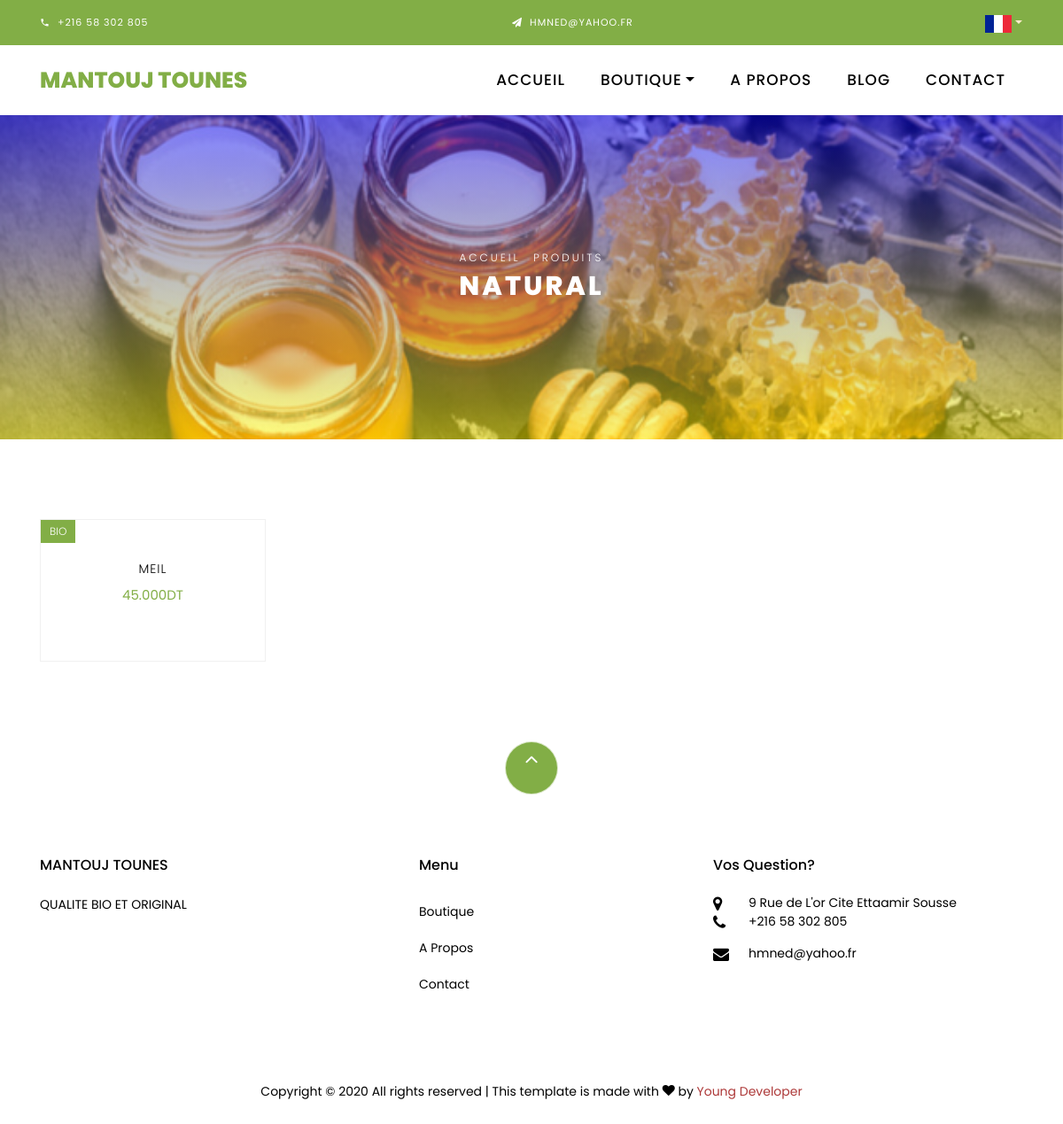
The app's page /fr/shop, older data.
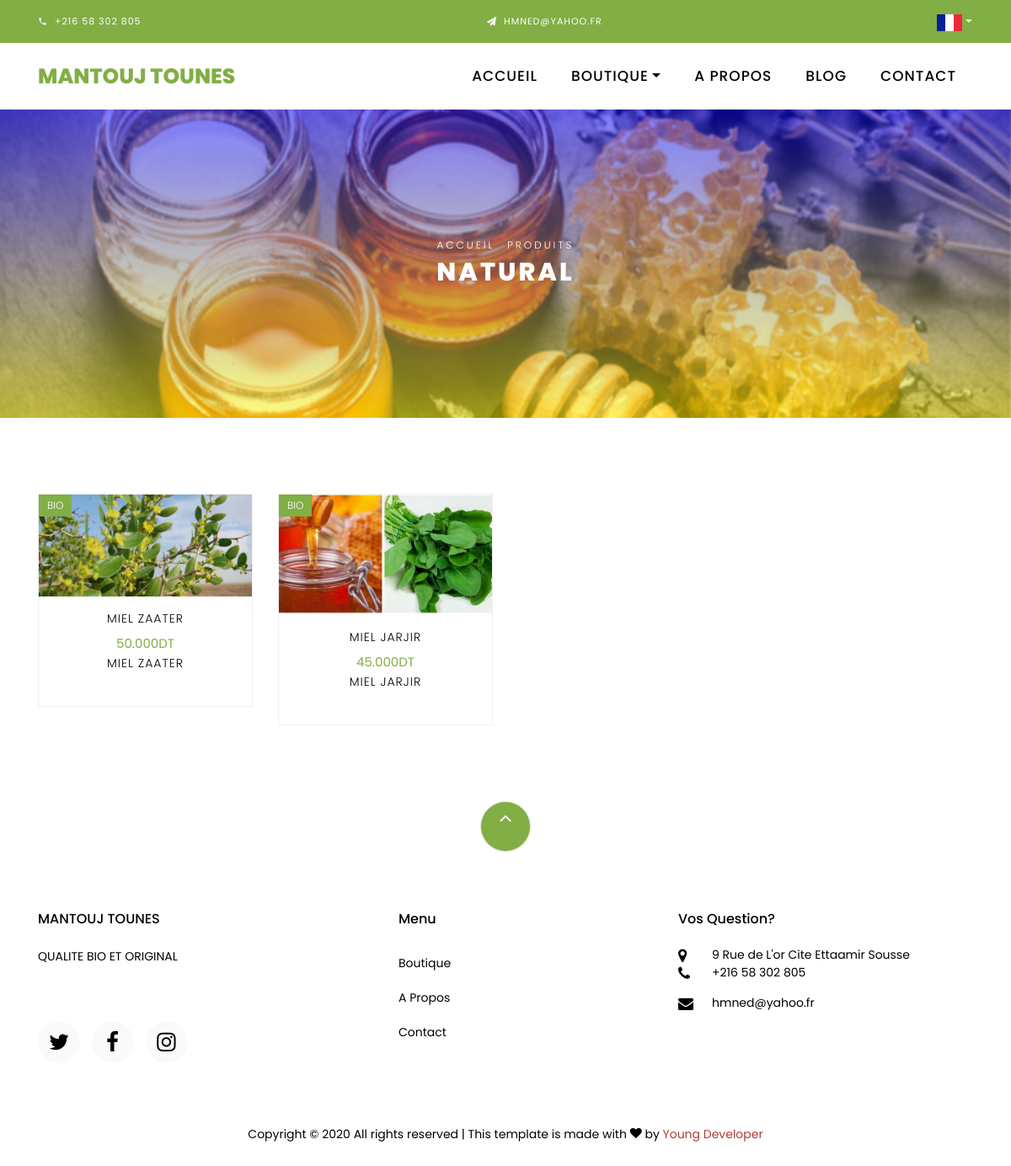
The same page, newer data.
### fr/models.py (models this page shows, shortened)
class NaturalProduct(models.Model):
    name = models.CharField(max_length=50000)
    price = models.DecimalField(decimal_places=3, max_digits=6)
    image = models.ImageField(upload_to='pics')
    description = models.TextField(max_length=10000000)

### fr/views.py (the view)
# urls.py: path('shop', views.natural, name='natural'),
def natural(request):
    Products = NaturalProduct.objects.all()
    return render(request, 'fr/shopfr.html', context={'products': Products})

### template/fr/shopfr.html (shortened to what this page needs)
{% load static %}
<!DOCTYPE html>
<html lang="en">
<head>
  <link rel="stylesheet" href="{% static 'css/open-iconic-bootstrap.min.css' %}" />
  <link rel="stylesheet" href="{% static 'css/animate.css' %}" />
  <link rel="stylesheet" href="{% static 'css/owl.carousel.min.css' %}" />
  <link rel="stylesheet" href="{% static 'css/owl.theme.default.min.css' %}" />
  <link rel="stylesheet" href="{% static 'css/magnific-popup.css' %}" />
  <link rel="stylesheet" href="{% static 'css/aos.css' %}" />
  <link rel="stylesheet" href="{% static 'css/ionicons.min.css' %}" />
  <link rel="stylesheet" href="{% static 'css/bootstrap-datepicker.css' %}" />
  <link rel="stylesheet" href="{% static 'css/jquery.timepicker.css' %}" />
  <link rel="stylesheet" href="{% static 'css/flaticon.css' %}" />
  <link rel="stylesheet" href="{% static 'css/icomoon.css' %}" />
  <link rel="stylesheet" href="{% static 'css/style.css' %}" />
</head>
<body class="goto-here">
	<div class="py-1 bg-primary">
		<div class="container">
			<div class="row no-gutters d-flex align-items-start align-items-center px-md-0">
				<div class="col-lg-12 d-block">
					<div class="row d-flex">
						<div class="col-md pr-4 d-flex topper align-items-center">
							<div class="icon mr-2 d-flex justify-content-center align-items-center">
								<span class="icon-phone2"></span>
							</div>
							<span class="text">+216 58 302 805</span>
						</div>
						<div class="col-md pr-4 d-flex topper align-items-center">
							<div class="icon mr-2 d-flex justify-content-center align-items-center">
								<span class="icon-paper-plane"></span>
							</div>
							<span class="text">Hmned@yahoo.fr</span>
						</div>
						<div class="#">
							<a class="nav-link dropdown-toggle" href="#" id="dropdown04" data-toggle="dropdown" aria-haspopup="true" aria-expanded="false" style="color: blanchedalmond;"><img src="{% static 'images/fr.svg' %}" alt="" width="30px" length="30px" /></a>
						</div>
					</div>
				</div>
			</div>
		</div>
	</div>
	<nav class="navbar navbar-expand-lg navbar-dark ftco_navbar bg-dark ftco-navbar-light" id="ftco-navbar">
		<div class="container">
			<a class="navbar-brand" href="/fr">MANTOUJ TOUNES</a>
			<div class="collapse navbar-collapse" id="ftco-nav">
				<ul class="navbar-nav ml-auto">
					<li class="nav-item"><a href="/fr" class="nav-link">Accueil</a></li>
					<li class="nav-item dropdown">
						<a class="nav-link dropdown-toggle active" href="#" id="dropdown04" data-toggle="dropdown"
							aria-haspopup="true" aria-expanded="false">Boutique</a>
					</li>
					<li class="nav-item ">
						<a href="/fr/about" class="nav-link">A Propos</a>
					</li>
					<li class="nav-item active">
						<a href="/fr/blog" class="nav-link">Blog</a>
					  </li>
					<li class="nav-item">
						<a href="/fr/contact" class="nav-link">Contact</a>
					</li>
				</ul>
			</div>
		</div>
	</nav>
  <div class="hero-wrap hero-bread" style="background-image:linear-gradient(rgba(0, 0, 255, 0.5), rgba(255, 255, 0, 0.5)),
  url({% static 'images/img1.jpg' %});">
    <div class="container">
      <div class="row no-gutters slider-text align-items-center justify-content-center">
        <div class="col-md-9 ftco-animate text-center">
          <p class="breadcrumbs">
            <span class="mr-2"><a href="/fr">Accueil</a></span>
            <span>Produits</span>
          </p>
          <h1 class="mb-0 bread">Natural</h1>
        </div>
      </div>
    </div>
  </div>
  <section class="ftco-section">
    <div class="container">
      <div class="row">
        {% for prod in products %}
        <div class="col-md-6 col-lg-3 ftco-animate">
          <div class="product">
            <a class="img-prod"><img class="img-fluid" src="{{ prod.image.url }}" alt="Colorlib Template" />
              <span class="status">BIO</span>
            </a>
            <div class="text py-3 pb-4 px-3 text-center">
              <h3><a>{{ prod.name }}</a></h3>
              <div class="d-flex">
                <div class="pricing">
                  <p class="price">
                    <span class="price-sale">{{ prod.price }}DT</span>
                    <h3><a>{{ prod.description }}</a></h3>
                  </p>
                </div>
              </div>
            </div>
          </div>
        </div>
        {% endfor %}
      </div>
    </div>
  </section>
  <footer class="ftco-footer ftco-section">
	<div class="container">
	  <div class="row">
		<div class="mouse">
		  <a href="#" class="mouse-icon">
			<div class="mouse-wheel">
			  <span class="ion-ios-arrow-up"></span>
			</div>
		  </a>
		</div>
	  </div>
	  <div class="row mb-5">
		<div class="col-md">
		  <div class="ftco-footer-widget mb-4">
			<h2 class="ftco-heading-2">MANTOUJ TOUNES</h2>
			<p>
			  QUALITE BIO ET ORIGINAL
			</p>
			<ul class="ftco-footer-social list-unstyled float-md-left float-lft mt-5">
			  <li class="ftco-animate">
				<a href="https://twitter.com/hamdiMned"><span class="icon-twitter"></span></a>
			  </li>
			  <li class="ftco-animate">
				<a href="https://www.facebook.com/Mantouj-Tounes-102871457850619"><span class="icon-facebook"></span></a>
			  </li>
			  <li class="ftco-animate">
				<a href="https://www.instagram.com/hamdimned/?hl=fr"><span class="icon-instagram"></span></a>
			  </li>
			</ul>
		  </div>
		</div>
		<div class="col-md">
		  <div class="ftco-footer-widget mb-4 ml-md-5">
			<h2 class="ftco-heading-2">Menu</h2>
			<ul class="list-unstyled">
			  <li><a href="./shop" class="py-2 d-block">Boutique</a></li>
			  <li><a href="./about" class="py-2 d-block">A Propos</a></li>
			  <li><a href="./contact" class="py-2 d-block">Contact</a></li>
			</ul>
		  </div>
		</div>
		<div class="col-md">
		  <div class="ftco-footer-widget mb-4">
			<h2 class="ftco-heading-2">Vos Question?</h2>
			<div class="block-23 mb-3">
			  <ul>
				<li>
				  <span class="icon icon-map-marker"></span><span class="text">9 Rue de L'or Cite Ettaamir Sousse</span>
				</li>
				<li>
				  <a href="#"><span class="icon icon-phone"></span><span class="text">+216 58 302 805</span></a>
				</li>
				<li>
				  <a href="#"><span class="icon icon-envelope"></span><span
					  class="text">hmned@yahoo.fr</span></a>
				</li>
			  </ul>
			</div>
		  </div>
		</div>
	  </div>
	  <div class="row">
		<div class="col-md-12 text-center">
		  <p>
			Copyright &copy;
			All rights reserved | This template is made with
			<i class="icon-heart color-danger" aria-hidden="true"></i> by
			<a href="https://colorlib.com" target="_blank">Young Developer</a>
		  </p>
		</div>
	  </div>
	</div>
  </footer>
</body>
</html>

### static/css/icomoon.css (style rules this page uses)
[class^="icon-"], [class*=" icon-"] { font-family: 'icomoon' !important; speak: none; font-style: normal; font-weight: normal; font-variant: normal; text-transform: none; line-height: 1; -webkit-font-smoothing: antialiased; -moz-osx-font-smoothing: grayscale; }
.icon-heart:before { content: "\f004"; }
.icon-map-marker:before { content: "\f041"; }
.icon-phone:before { content: "\f095"; }
.icon-twitter:before { content: "\f099"; }
.icon-facebook:before { content: "\f09a"; }
.icon-envelope:before { content: "\f0e0"; }
.icon-instagram:before { content: "\f16d"; }
.icon-paper-plane:before { content: "\f1d8"; }
.icon-phone2:before { content: "\e0cd"; }

Row changes from the older to the newer data that the page shows:
removed NaturalProduct: name "MEIL", price "45.000"
added NaturalProduct: image (picture), name "MIEL ZAATER", price "50.000", description "MIEL ZAATER"
added NaturalProduct: image (picture), name "MIEL JARJIR", price "45.000", description "MIEL JARJIR"
